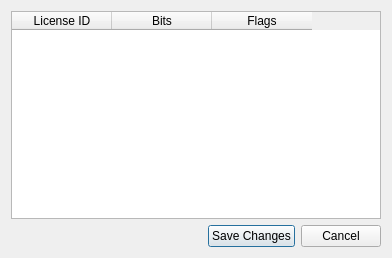
<?xml version="1.0" encoding="UTF-8"?>
<ui version="4.0">
 <class>LicensingDataDialog</class>
 <widget class="QDialog" name="LicensingDataDialog">
  <property name="geometry">
   <rect>
    <x>0</x>
    <y>0</y>
    <width>392</width>
    <height>258</height>
   </rect>
  </property>
  <property name="windowTitle">
   <string>License Data Table</string>
  </property>
  <property name="windowIcon">
   <iconset resource="Resources.qrc">
    <normaloff>:/Images/Leaner24.png</normaloff>:/Images/Leaner24.png</iconset>
  </property>
  <layout class="QVBoxLayout" name="verticalLayout">
   <item>
    <widget class="QTableWidget" name="tableWidget">
     <attribute name="horizontalHeaderDefaultSectionSize">
      <number>100</number>
     </attribute>
     <column>
      <property name="text">
       <string>License ID</string>
      </property>
     </column>
     <column>
      <property name="text">
       <string>Bits</string>
      </property>
     </column>
     <column>
      <property name="text">
       <string>Flags</string>
      </property>
     </column>
    </widget>
   </item>
   <item>
    <layout class="QHBoxLayout" name="horizontalLayout">
     <item>
      <spacer name="horizontalSpacer">
       <property name="orientation">
        <enum>Qt::Horizontal</enum>
       </property>
       <property name="sizeHint" stdset="0">
        <size>
         <width>40</width>
         <height>20</height>
        </size>
       </property>
      </spacer>
     </item>
     <item>
      <widget class="QPushButton" name="pushButton">
       <property name="text">
        <string>Save Changes</string>
       </property>
       <property name="icon">
        <iconset resource="Resources.qrc">
         <normaloff>:/Images/save.png</normaloff>:/Images/save.png</iconset>
       </property>
      </widget>
     </item>
     <item>
      <widget class="QPushButton" name="pushButton_2">
       <property name="text">
        <string>Cancel</string>
       </property>
       <property name="icon">
        <iconset resource="Resources.qrc">
         <normaloff>:/Images/cancel.png</normaloff>:/Images/cancel.png</iconset>
       </property>
      </widget>
     </item>
    </layout>
   </item>
  </layout>
 </widget>
 <resources>
  <include location="Resources.qrc"/>
 </resources>
 <connections/>
</ui>
